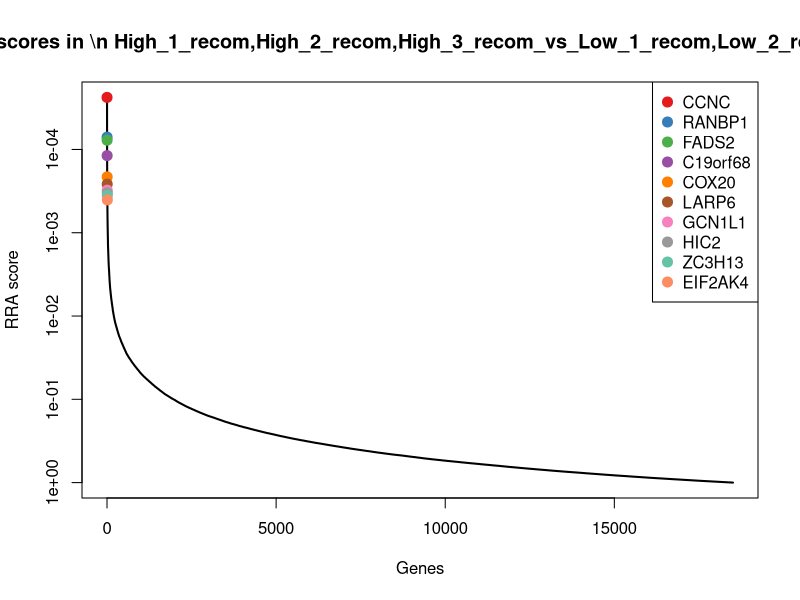
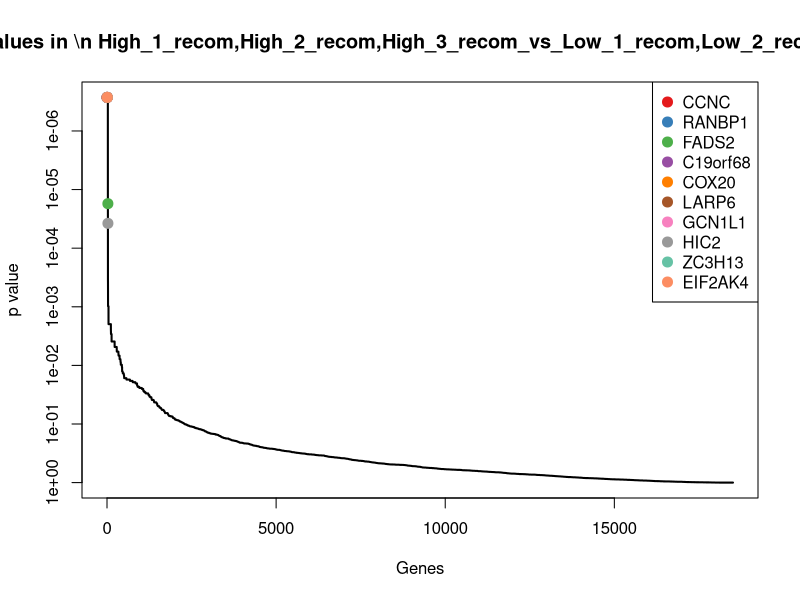
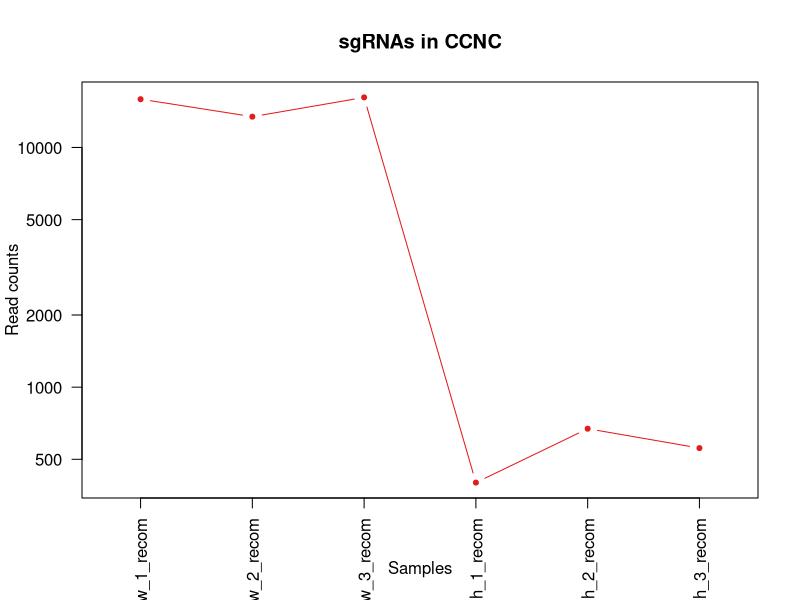
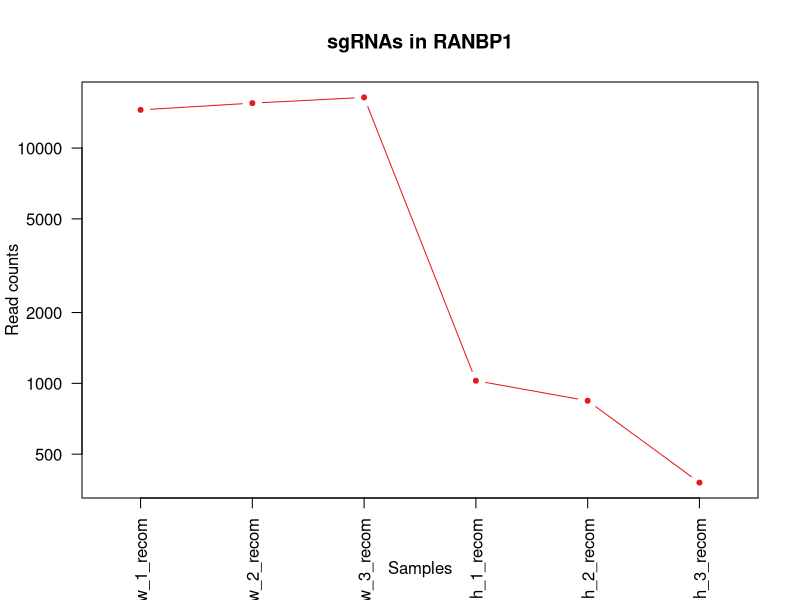
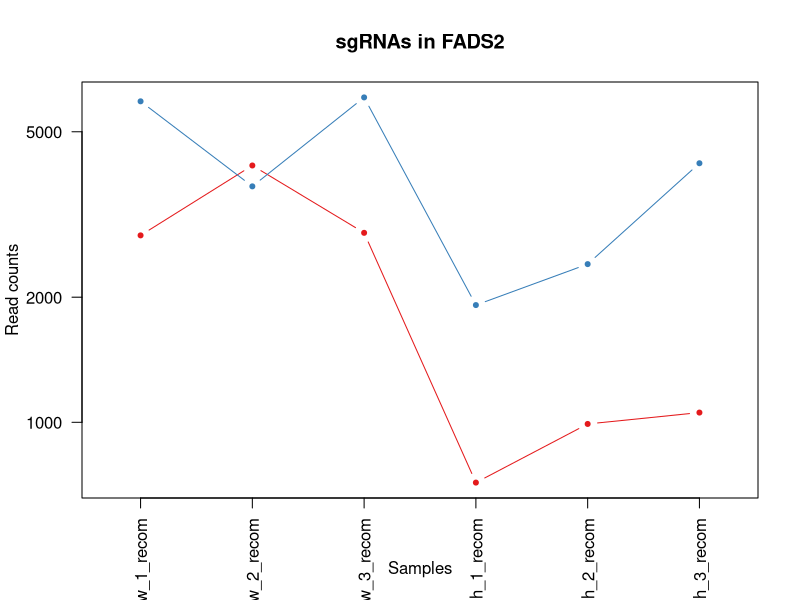
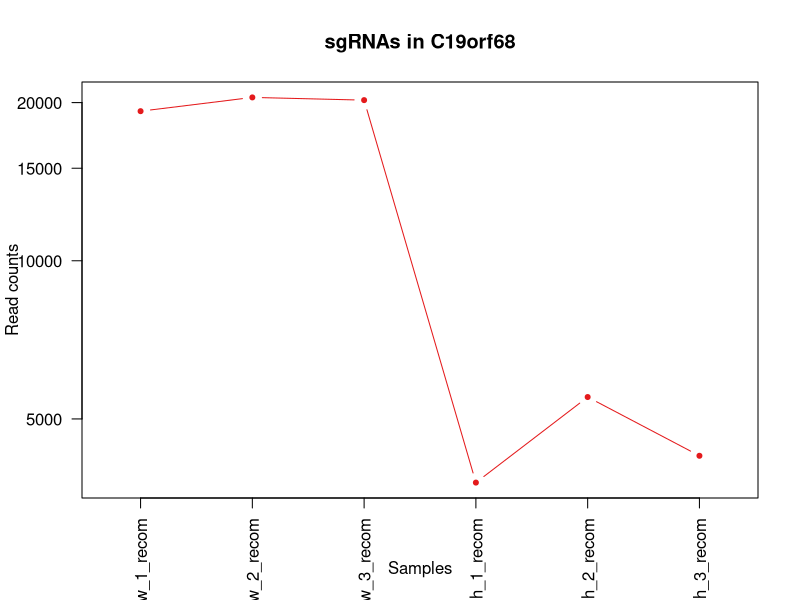
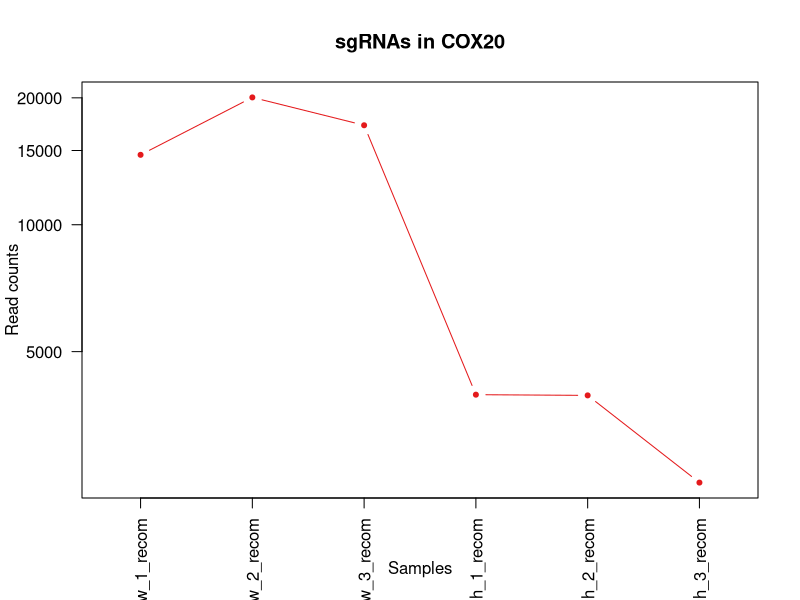
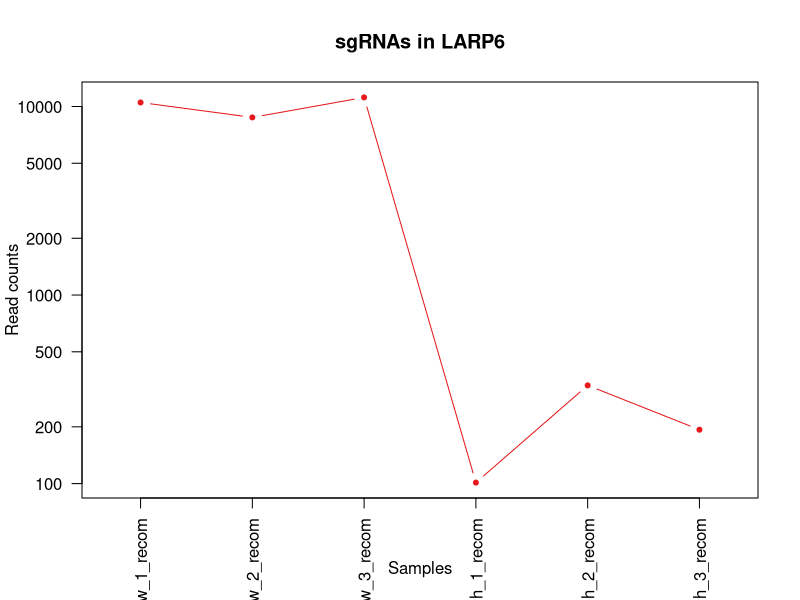

R code for these plots, in order: (Note: this script raises an error after producing the figures.)
pdf(file='rra-High-Low-STMN2.pdf',width=4.5,height=4.5);
gstable=read.table('rra-High-Low-STMN2.gene_summary.txt',header=T)
# 
#
# parameters
# Do not modify the variables beginning with "__"

# gstablename='__GENE_SUMMARY_FILE__'
startindex=3
# outputfile='__OUTPUT_FILE__'
targetgenelist=c("CCNC","RANBP1","FADS2","C19orf68","COX20","LARP6","GCN1L1","HIC2","ZC3H13","EIF2AK4")
# samplelabel=sub('.\\w+.\\w+$','',colnames(gstable)[startindex]);
samplelabel='High_1_recom,High_2_recom,High_3_recom_vs_Low_1_recom,Low_2_recom,Low_3_recom neg.'


# You need to write some codes in front of this code:
# gstable=read.table(gstablename,header=T)
# pdf(file=outputfile,width=6,height=6)


# set up color using RColorBrewer
#library(RColorBrewer)
#colors <- brewer.pal(length(targetgenelist), "Set1")

colors=c( "#E41A1C", "#377EB8", "#4DAF4A", "#984EA3", "#FF7F00",  "#A65628", "#F781BF",
          "#999999", "#66C2A5", "#FC8D62", "#8DA0CB", "#E78AC3", "#A6D854", "#FFD92F", "#E5C494", "#B3B3B3", 
          "#8DD3C7", "#FFFFB3", "#BEBADA", "#FB8072", "#80B1D3", "#FDB462", "#B3DE69", "#FCCDE5",
          "#D9D9D9", "#BC80BD", "#CCEBC5", "#FFED6F")

######
# function definition

plotrankedvalues<-function(val, tglist, ...){
  
  plot(val,log='y',ylim=c(max(val),min(val)),type='l',lwd=2, ...)
  if(length(tglist)>0){
    for(i in 1:length(tglist)){
      targetgene=tglist[i];
      tx=which(names(val)==targetgene);ty=val[targetgene];
      points(tx,ty,col=colors[(i %% length(colors)) ],cex=2,pch=20)
      # text(tx+50,ty,targetgene,col=colors[i])
    }
    legend('topright',tglist,pch=20,pt.cex = 2,cex=1,col=colors)
  }
}



plotrandvalues<-function(val,targetgenelist, ...){
  # choose the one with the best distance distribution
  
  mindiffvalue=0;
  randval=val;
  for(i in 1:20){
    randval0=sample(val)
    vindex=sort(which(names(randval0) %in% targetgenelist))
    if(max(vindex)>0.9*length(val)){
      # print('pass...')
      next;
    }
    mindiffind=min(diff(vindex));
    if (mindiffind > mindiffvalue){
      mindiffvalue=mindiffind;
      randval=randval0;
      # print(paste('Diff: ',mindiffvalue))
    }
  }
  plot(randval,log='y',ylim=c(max(randval),min(randval)),pch=20,col='grey', ...)
  
  if(length(targetgenelist)>0){
    for(i in 1:length(targetgenelist)){
      targetgene=targetgenelist[i];
      tx=which(names(randval)==targetgene);ty=randval[targetgene];
      points(tx,ty,col=colors[(i %% length(colors)) ],cex=2,pch=20)
      text(tx+50,ty,targetgene,col=colors[i])
    }
  }
  
}




# set.seed(1235)



pvec=gstable[,startindex]
names(pvec)=gstable[,'id']
pvec=sort(pvec);

plotrankedvalues(pvec,targetgenelist,xlab='Genes',ylab='RRA score',main=paste('Distribution of RRA scores in \\n',samplelabel))

# plotrandvalues(pvec,targetgenelist,xlab='Genes',ylab='RRA score',main=paste('Distribution of RRA scores in \\n',samplelabel))


pvec=gstable[,startindex+1]
names(pvec)=gstable[,'id']
pvec=sort(pvec);

plotrankedvalues(pvec,targetgenelist,xlab='Genes',ylab='p value',main=paste('Distribution of p values in \\n',samplelabel))

# plotrandvalues(pvec,targetgenelist,xlab='Genes',ylab='p value',main=paste('Distribution of p values in \\n',samplelabel))



# you need to write after this code:
# dev.off()






# parameters
# Do not modify the variables beginning with "__"
targetmat=list(c(15901.811290568978,13443.79256539714,16176.839017394004,398.77307441563806,669.8574028353884,555.8258698075789))
targetgene="CCNC"
collabel=c("Low_1_recom","Low_2_recom","Low_3_recom","High_1_recom","High_2_recom","High_3_recom")

# set up color using RColorBrewer
#library(RColorBrewer)
#colors <- brewer.pal(length(targetgenelist), "Set1")

colors=c( "#E41A1C", "#377EB8", "#4DAF4A", "#984EA3", "#FF7F00",  "#A65628", "#F781BF",
          "#999999", "#66C2A5", "#FC8D62", "#8DA0CB", "#E78AC3", "#A6D854", "#FFD92F", "#E5C494", "#B3B3B3", 
          "#8DD3C7", "#FFFFB3", "#BEBADA", "#FB8072", "#80B1D3", "#FDB462", "#B3DE69", "#FCCDE5",
          "#D9D9D9", "#BC80BD", "#CCEBC5", "#FFED6F")


## code

targetmatvec=unlist(targetmat)+1
yrange=range(targetmatvec[targetmatvec>0]);
# yrange[1]=1; # set the minimum value to 1
for(i in 1:length(targetmat)){
  vali=targetmat[[i]]+1;
  if(i==1){
    plot(1:length(vali),vali,type='b',las=1,pch=20,main=paste('sgRNAs in',targetgene),ylab='Read counts',xlab='Samples',xlim=c(0.7,length(vali)+0.3),ylim = yrange,col=colors[(i %% length(colors))],xaxt='n',log='y')
    axis(1,at=1:length(vali),labels=(collabel),las=2)
    # lines(0:100,rep(1,101),col='black');
  }else{
    lines(1:length(vali),vali,type='b',pch=20,col=colors[(i %% length(colors))])
  }
}




# parameters
# Do not modify the variables beginning with "__"
targetmat=list(c(14529.263582367339,15519.770075641161,16414.1733538764,1025.1182174768496,842.3784035656394,377.6292039058136))
targetgene="RANBP1"
collabel=c("Low_1_recom","Low_2_recom","Low_3_recom","High_1_recom","High_2_recom","High_3_recom")

# set up color using RColorBrewer
#library(RColorBrewer)
#colors <- brewer.pal(length(targetgenelist), "Set1")

colors=c( "#E41A1C", "#377EB8", "#4DAF4A", "#984EA3", "#FF7F00",  "#A65628", "#F781BF",
          "#999999", "#66C2A5", "#FC8D62", "#8DA0CB", "#E78AC3", "#A6D854", "#FFD92F", "#E5C494", "#B3B3B3", 
          "#8DD3C7", "#FFFFB3", "#BEBADA", "#FB8072", "#80B1D3", "#FDB462", "#B3DE69", "#FCCDE5",
          "#D9D9D9", "#BC80BD", "#CCEBC5", "#FFED6F")


## code

targetmatvec=unlist(targetmat)+1
yrange=range(targetmatvec[targetmatvec>0]);
# yrange[1]=1; # set the minimum value to 1
for(i in 1:length(targetmat)){
  vali=targetmat[[i]]+1;
  if(i==1){
    plot(1:length(vali),vali,type='b',las=1,pch=20,main=paste('sgRNAs in',targetgene),ylab='Read counts',xlab='Samples',xlim=c(0.7,length(vali)+0.3),ylim = yrange,col=colors[(i %% length(colors))],xaxt='n',log='y')
    axis(1,at=1:length(vali),labels=(collabel),las=2)
    # lines(0:100,rep(1,101),col='black');
  }else{
    lines(1:length(vali),vali,type='b',pch=20,col=colors[(i %% length(colors))])
  }
}




# parameters
# Do not modify the variables beginning with "__"
targetmat=list(c(2815.60300415336,4147.261778189075,2855.6328651069703,715.0773716615499,989.91360419013,1054.4072148176995),c(5917.936865157062,3694.363896338552,6047.670821833481,1913.4844120520015,2401.0164101630794,4199.162883529682))
targetgene="FADS2"
collabel=c("Low_1_recom","Low_2_recom","Low_3_recom","High_1_recom","High_2_recom","High_3_recom")

# set up color using RColorBrewer
#library(RColorBrewer)
#colors <- brewer.pal(length(targetgenelist), "Set1")

colors=c( "#E41A1C", "#377EB8", "#4DAF4A", "#984EA3", "#FF7F00",  "#A65628", "#F781BF",
          "#999999", "#66C2A5", "#FC8D62", "#8DA0CB", "#E78AC3", "#A6D854", "#FFD92F", "#E5C494", "#B3B3B3", 
          "#8DD3C7", "#FFFFB3", "#BEBADA", "#FB8072", "#80B1D3", "#FDB462", "#B3DE69", "#FCCDE5",
          "#D9D9D9", "#BC80BD", "#CCEBC5", "#FFED6F")


## code

targetmatvec=unlist(targetmat)+1
yrange=range(targetmatvec[targetmatvec>0]);
# yrange[1]=1; # set the minimum value to 1
for(i in 1:length(targetmat)){
  vali=targetmat[[i]]+1;
  if(i==1){
    plot(1:length(vali),vali,type='b',las=1,pch=20,main=paste('sgRNAs in',targetgene),ylab='Read counts',xlab='Samples',xlim=c(0.7,length(vali)+0.3),ylim = yrange,col=colors[(i %% length(colors))],xaxt='n',log='y')
    axis(1,at=1:length(vali),labels=(collabel),las=2)
    # lines(0:100,rep(1,101),col='black');
  }else{
    lines(1:length(vali),vali,type='b',pch=20,col=colors[(i %% length(colors))])
  }
}




# parameters
# Do not modify the variables beginning with "__"
targetmat=list(c(19260.792770982986,20458.62538825637,20215.87749606227,3782.0807555179495,5502.825023292489,4253.637511965973))
targetgene="C19orf68"
collabel=c("Low_1_recom","Low_2_recom","Low_3_recom","High_1_recom","High_2_recom","High_3_recom")

# set up color using RColorBrewer
#library(RColorBrewer)
#colors <- brewer.pal(length(targetgenelist), "Set1")

colors=c( "#E41A1C", "#377EB8", "#4DAF4A", "#984EA3", "#FF7F00",  "#A65628", "#F781BF",
          "#999999", "#66C2A5", "#FC8D62", "#8DA0CB", "#E78AC3", "#A6D854", "#FFD92F", "#E5C494", "#B3B3B3", 
          "#8DD3C7", "#FFFFB3", "#BEBADA", "#FB8072", "#80B1D3", "#FDB462", "#B3DE69", "#FCCDE5",
          "#D9D9D9", "#BC80BD", "#CCEBC5", "#FFED6F")


## code

targetmatvec=unlist(targetmat)+1
yrange=range(targetmatvec[targetmatvec>0]);
# yrange[1]=1; # set the minimum value to 1
for(i in 1:length(targetmat)){
  vali=targetmat[[i]]+1;
  if(i==1){
    plot(1:length(vali),vali,type='b',las=1,pch=20,main=paste('sgRNAs in',targetgene),ylab='Read counts',xlab='Samples',xlim=c(0.7,length(vali)+0.3),ylim = yrange,col=colors[(i %% length(colors))],xaxt='n',log='y')
    axis(1,at=1:length(vali),labels=(collabel),las=2)
    # lines(0:100,rep(1,101),col='black');
  }else{
    lines(1:length(vali),vali,type='b',pch=20,col=colors[(i %% length(colors))])
  }
}




# parameters
# Do not modify the variables beginning with "__"
targetmat=list(c(14648.656430957482,20046.40227299691,17216.537601525593,3951.1939441444765,3935.8584166597952,2443.9718893366467))
targetgene="COX20"
collabel=c("Low_1_recom","Low_2_recom","Low_3_recom","High_1_recom","High_2_recom","High_3_recom")

# set up color using RColorBrewer
#library(RColorBrewer)
#colors <- brewer.pal(length(targetgenelist), "Set1")

colors=c( "#E41A1C", "#377EB8", "#4DAF4A", "#984EA3", "#FF7F00",  "#A65628", "#F781BF",
          "#999999", "#66C2A5", "#FC8D62", "#8DA0CB", "#E78AC3", "#A6D854", "#FFD92F", "#E5C494", "#B3B3B3", 
          "#8DD3C7", "#FFFFB3", "#BEBADA", "#FB8072", "#80B1D3", "#FDB462", "#B3DE69", "#FCCDE5",
          "#D9D9D9", "#BC80BD", "#CCEBC5", "#FFED6F")


## code

targetmatvec=unlist(targetmat)+1
yrange=range(targetmatvec[targetmatvec>0]);
# yrange[1]=1; # set the minimum value to 1
for(i in 1:length(targetmat)){
  vali=targetmat[[i]]+1;
  if(i==1){
    plot(1:length(vali),vali,type='b',las=1,pch=20,main=paste('sgRNAs in',targetgene),ylab='Read counts',xlab='Samples',xlim=c(0.7,length(vali)+0.3),ylim = yrange,col=colors[(i %% length(colors))],xaxt='n',log='y')
    axis(1,at=1:length(vali),labels=(collabel),las=2)
    # lines(0:100,rep(1,101),col='black');
  }else{
    lines(1:length(vali),vali,type='b',pch=20,col=colors[(i %% length(colors))])
  }
}




# parameters
# Do not modify the variables beginning with "__"
targetmat=list(c(10499.989967742531,8750.550266427987,11172.132848542788,100.21522288979386,330.76440140006747,192.04614770760202))
targetgene="LARP6"
collabel=c("Low_1_recom","Low_2_recom","Low_3_recom","High_1_recom","High_2_recom","High_3_recom")

# set up color using RColorBrewer
#library(RColorBrewer)
#colors <- brewer.pal(length(targetgenelist), "Set1")

colors=c( "#E41A1C", "#377EB8", "#4DAF4A", "#984EA3", "#FF7F00",  "#A65628", "#F781BF",
          "#999999", "#66C2A5", "#FC8D62", "#8DA0CB", "#E78AC3", "#A6D854", "#FFD92F", "#E5C494", "#B3B3B3", 
          "#8DD3C7", "#FFFFB3", "#BEBADA", "#FB8072", "#80B1D3", "#FDB462", "#B3DE69", "#FCCDE5",
          "#D9D9D9", "#BC80BD", "#CCEBC5", "#FFED6F")


## code

targetmatvec=unlist(targetmat)+1
yrange=range(targetmatvec[targetmatvec>0]);
# yrange[1]=1; # set the minimum value to 1
for(i in 1:length(targetmat)){
  vali=targetmat[[i]]+1;
  if(i==1){
    plot(1:length(vali),vali,type='b',las=1,pch=20,main=paste('sgRNAs in',targetgene),ylab='Read counts',xlab='Samples',xlim=c(0.7,length(vali)+0.3),ylim = yrange,col=colors[(i %% length(colors))],xaxt='n',log='y')
    axis(1,at=1:length(vali),labels=(collabel),las=2)
    # lines(0:100,rep(1,101),col='black');
  }else{
    lines(1:length(vali),vali,type='b',pch=20,col=colors[(i %% length(colors))])
  }
}




# parameters
# Do not modify the variables beginning with "__"
targetmat=list(c(15558.674363518568,13011.232066842149,17918.74240442075,3326.9366182268022,4812.741020371485,3939.715924367009))
targetgene="GCN1L1"
collabel=c("Low_1_recom","Low_2_recom","Low_3_recom","High_1_recom","High_2_recom","High_3_recom")

# set up color using RColorBrewer
#library(RColorBrewer)
#colors <- brewer.pal(length(targetgenelist), "Set1")

colors=c( "#E41A1C", "#377EB8", "#4DAF4A", "#984EA3", "#FF7F00",  "#A65628", "#F781BF",
          "#999999", "#66C2A5", "#FC8D62", "#8DA0CB", "#E78AC3", "#A6D854", "#FFD92F", "#E5C494", "#B3B3B3", 
          "#8DD3C7", "#FFFFB3", "#BEBADA", "#FB8072", "#80B1D3", "#FDB462", "#B3DE69", "#FCCDE5",
          "#D9D9D9", "#BC80BD", "#CCEBC5", "#FFED6F")


## code

targetmatvec=unlist(targetmat)+1
yrange=range(targetmatvec[targetmatvec>0]);
# yrange[1]=1; # set the minimum value to 1
for(i in 1:length(targetmat)){
  vali=targetmat[[i]]+1;
  if(i==1){
    plot(1:length(vali),vali,type='b',las=1,pch=20,main=paste('sgRNAs in',targetgene),ylab='Read counts',xlab='Samples',xlim=c(0.7,length(vali)+0.3),ylim = yrange,col=colors[(i %% length(colors))],xaxt='n',log='y')
    axis(1,at=1:length(vali),labels=(collabel),las=2)
    # lines(0:100,rep(1,101),col='black');
  }else{
    lines(1:length(vali),vali,type='b',pch=20,col=colors[(i %% length(colors))])
  }
}




# parameters
# Do not modify the variables beginning with "__"
targetmat=list(c(23726.273328488314,18340.40869732162,21230.53621900535,7920.134334009021,4961.4660210010115,5925.731615323989),c(1860.4602154322204,2477.2497268058846,1918.271104963203,1748.5468577125491,1413.482405983022,2735.734306046273))
targetgene="HIC2"
collabel=c("Low_1_recom","Low_2_recom","Low_3_recom","High_1_recom","High_2_recom","High_3_recom")

# set up color using RColorBrewer
#library(RColorBrewer)
#colors <- brewer.pal(length(targetgenelist), "Set1")

colors=c( "#E41A1C", "#377EB8", "#4DAF4A", "#984EA3", "#FF7F00",  "#A65628", "#F781BF",
          "#999999", "#66C2A5", "#FC8D62", "#8DA0CB", "#E78AC3", "#A6D854", "#FFD92F", "#E5C494", "#B3B3B3", 
          "#8DD3C7", "#FFFFB3", "#BEBADA", "#FB8072", "#80B1D3", "#FDB462", "#B3DE69", "#FCCDE5",
          "#D9D9D9", "#BC80BD", "#CCEBC5", "#FFED6F")


## code

targetmatvec=unlist(targetmat)+1
yrange=range(targetmatvec[targetmatvec>0]);
# yrange[1]=1; # set the minimum value to 1
for(i in 1:length(targetmat)){
  vali=targetmat[[i]]+1;
  if(i==1){
    plot(1:length(vali),vali,type='b',las=1,pch=20,main=paste('sgRNAs in',targetgene),ylab='Read counts',xlab='Samples',xlim=c(0.7,length(vali)+0.3),ylim = yrange,col=colors[(i %% length(colors))],xaxt='n',log='y')
    axis(1,at=1:length(vali),labels=(collabel),las=2)
    # lines(0:100,rep(1,101),col='black');
  }else{
    lines(1:length(vali),vali,type='b',pch=20,col=colors[(i %% length(colors))])
  }
}




# parameters
# Do not modify the variables beginning with "__"
targetmat=list(c(13136.033648425677,16097.821085464197,15310.242082348199,4729.949738683917,4456.990818865657,3799.3745087345305))
targetgene="ZC3H13"
collabel=c("Low_1_recom","Low_2_recom","Low_3_recom","High_1_recom","High_2_recom","High_3_recom")

# set up color using RColorBrewer
#library(RColorBrewer)
#colors <- brewer.pal(length(targetgenelist), "Set1")

colors=c( "#E41A1C", "#377EB8", "#4DAF4A", "#984EA3", "#FF7F00",  "#A65628", "#F781BF",
          "#999999", "#66C2A5", "#FC8D62", "#8DA0CB", "#E78AC3", "#A6D854", "#FFD92F", "#E5C494", "#B3B3B3", 
          "#8DD3C7", "#FFFFB3", "#BEBADA", "#FB8072", "#80B1D3", "#FDB462", "#B3DE69", "#FCCDE5",
          "#D9D9D9", "#BC80BD", "#CCEBC5", "#FFED6F")


## code

targetmatvec=unlist(targetmat)+1
yrange=range(targetmatvec[targetmatvec>0]);
# yrange[1]=1; # set the minimum value to 1
for(i in 1:length(targetmat)){
  vali=targetmat[[i]]+1;
  if(i==1){
    plot(1:length(vali),vali,type='b',las=1,pch=20,main=paste('sgRNAs in',targetgene),ylab='Read counts',xlab='Samples',xlim=c(0.7,length(vali)+0.3),ylim = yrange,col=colors[(i %% length(colors))],xaxt='n',log='y')
    axis(1,at=1:length(vali),labels=(collabel),las=2)
    # lines(0:100,rep(1,101),col='black');
  }else{
    lines(1:length(vali),vali,type='b',pch=20,col=colors[(i %% length(colors))])
  }
}




# parameters
# Do not modify the variables beginning with "__"
targetmat=list(c(15136.568938188064,16197.943587842205,14940.087612605015,5749.848413301923,4540.276819218192,4752.218856976095))
targetgene="EIF2AK4"
collabel=c("Low_1_recom","Low_2_recom","Low_3_recom","High_1_recom","High_2_recom","High_3_recom")

# set up color using RColorBrewer
#library(RColorBrewer)
#colors <- brewer.pal(length(targetgenelist), "Set1")

colors=c( "#E41A1C", "#377EB8", "#4DAF4A", "#984EA3", "#FF7F00",  "#A65628", "#F781BF",
          "#999999", "#66C2A5", "#FC8D62", "#8DA0CB", "#E78AC3", "#A6D854", "#FFD92F", "#E5C494", "#B3B3B3", 
          "#8DD3C7", "#FFFFB3", "#BEBADA", "#FB8072", "#80B1D3", "#FDB462", "#B3DE69", "#FCCDE5",
          "#D9D9D9", "#BC80BD", "#CCEBC5", "#FFED6F")


## code

targetmatvec=unlist(targetmat)+1
yrange=range(targetmatvec[targetmatvec>0]);
# yrange[1]=1; # set the minimum value to 1
for(i in 1:length(targetmat)){
  vali=targetmat[[i]]+1;
  if(i==1){
    plot(1:length(vali),vali,type='b',las=1,pch=20,main=paste('sgRNAs in',targetgene),ylab='Read counts',xlab='Samples',xlim=c(0.7,length(vali)+0.3),ylim = yrange,col=colors[(i %% length(colors))],xaxt='n',log='y')
    axis(1,at=1:length(vali),labels=(collabel),las=2)
    # lines(0:100,rep(1,101),col='black');
  }else{
    lines(1:length(vali),vali,type='b',pch=20,col=colors[(i %% length(colors))])
  }
}



# 
#
# parameters
# Do not modify the variables beginning with "__"

# gstablename='__GENE_SUMMARY_FILE__'
startindex=9
# outputfile='__OUTPUT_FILE__'
targetgenelist=c("COG5","C6orf106","SCARA3","INTS8","MAP2K4","NPRL2","KCNJ18","DOCK6","GET4","GTPBP4")
# samplelabel=sub('.\\w+.\\w+$','',colnames(gstable)[startindex]);
samplelabel='High_1_recom,High_2_recom,High_3_recom_vs_Low_1_recom,Low_2_recom,Low_3_recom pos.'


# You need to write some codes in front of this code:
# gstable=read.table(gstablename,header=T)
# pdf(file=outputfile,width=6,height=6)


# set up color using RColorBrewer
#library(RColorBrewer)
#colors <- brewer.pal(length(targetgenelist), "Set1")

colors=c( "#E41A1C", "#377EB8", "#4DAF4A", "#984EA3", "#FF7F00",  "#A65628", "#F781BF",
          "#999999", "#66C2A5", "#FC8D62", "#8DA0CB", "#E78AC3", "#A6D854", "#FFD92F", "#E5C494", "#B3B3B3", 
          "#8DD3C7", "#FFFFB3", "#BEBADA", "#FB8072", "#80B1D3", "#FDB462", "#B3DE69", "#FCCDE5",
          "#D9D9D9", "#BC80BD", "#CCEBC5", "#FFED6F")

######
# function definition

plotrankedvalues<-function(val, tglist, ...){
  
  plot(val,log='y',ylim=c(max(val),min(val)),type='l',lwd=2, ...)
  if(length(tglist)>0){
    for(i in 1:length(tglist)){
      targetgene=tglist[i];
      tx=which(names(val)==targetgene);ty=val[targetgene];
      points(tx,ty,col=colors[(i %% length(colors)) ],cex=2,pch=20)
      # text(tx+50,ty,targetgene,col=colors[i])
    }
    legend('topright',tglist,pch=20,pt.cex = 2,cex=1,col=colors)
  }
}



plotrandvalues<-function(val,targetgenelist, ...){
  # choose the one with the best distance distribution
  
  mindiffvalue=0;
  randval=val;
  for(i in 1:20){
    randval0=sample(val)
    vindex=sort(which(names(randval0) %in% targetgenelist))
    if(max(vindex)>0.9*length(val)){
      # print('pass...')
      next;
    }
    mindiffind=min(diff(vindex));
    if (mindiffind > mindiffvalue){
      mindiffvalue=mindiffind;
      randval=randval0;
      # print(paste('Diff: ',mindiffvalue))
    }
  }
  plot(randval,log='y',ylim=c(max(randval),min(randval)),pch=20,col='grey', ...)
  
  if(length(targetgenelist)>0){
    for(i in 1:length(targetgenelist)){
      targetgene=targetgenelist[i];
      tx=which(names(randval)==targetgene);ty=randval[targetgene];
      points(tx,ty,col=colors[(i %% length(colors)) ],cex=2,pch=20)
      text(tx+50,ty,targetgene,col=colors[i])
    }
  }
  
}




# set.seed(1235)



pvec=gstable[,startindex]
names(pvec)=gstable[,'id']
pvec=sort(pvec);

plotrankedvalues(pvec,targetgenelist,xlab='Genes',ylab='RRA score',main=paste('Distribution of RRA scores in \\n',samplelabel))

# plotrandvalues(pvec,targetgenelist,xlab='Genes',ylab='RRA score',main=paste('Distribution of RRA scores in \\n',samplelabel))


pvec=gstable[,startindex+1]
names(pvec)=gstable[,'id']
pvec=sort(pvec);

plotrankedvalues(pvec,targetgenelist,xlab='Genes',ylab='p value',main=paste('Distribution of p values in \\n',samplelabel))

# plotrandvalues(pvec,targetgenelist,xlab='Genes',ylab='p value',main=paste('Distribution of p values in \\n',samplelabel))



# you need to write after this code:
# dev.off()






# parameters
# Do not modify the variables beginning with "__"
targetmat=list(c(1.8802023400022438,144.70830421821557,1.0886896168917157,920.7273602999811,1033.9362043764697,572.4452479745829))
targetgene="COG5"
collabel=c("Low_1_recom","Low_2_recom","Low_3_recom","High_1_recom","High_2_recom","High_3_recom")

# set up color using RColorBrewer
#library(RColorBrewer)
#colors <- brewer.pal(length(targetgenelist), "Set1")

colors=c( "#E41A1C", "#377EB8", "#4DAF4A", "#984EA3", "#FF7F00",  "#A65628", "#F781BF",
          "#999999", "#66C2A5", "#FC8D62", "#8DA0CB", "#E78AC3", "#A6D854", "#FFD92F", "#E5C494", "#B3B3B3", 
          "#8DD3C7", "#FFFFB3", "#BEBADA", "#FB8072", "#80B1D3", "#FDB462", "#B3DE69", "#FCCDE5",
          "#D9D9D9", "#BC80BD", "#CCEBC5", "#FFED6F")


## code

targetmatvec=unlist(targetmat)+1
yrange=range(targetmatvec[targetmatvec>0]);
# yrange[1]=1; # set the minimum value to 1
for(i in 1:length(targetmat)){
  vali=targetmat[[i]]+1;
  if(i==1){
    plot(1:length(vali),vali,type='b',las=1,pch=20,main=paste('sgRNAs in',targetgene),ylab='Read counts',xlab='Samples',xlim=c(0.7,length(vali)+0.3),ylim = yrange,col=colors[(i %% length(colors))],xaxt='n',log='y')
    axis(1,at=1:length(vali),labels=(collabel),las=2)
    # lines(0:100,rep(1,101),col='black');
  }else{
    lines(1:length(vali),vali,type='b',pch=20,col=colors[(i %% length(colors))])
  }
}




# parameters
# Do not modify the variables beginning with "__"
targetmat=list(c(59.22637371007068,1.5644140996563844,6.532137701350294,611.73042305645,1449.1764061341084,1983.245794595813))
targetgene="C6orf106"
collabel=c("Low_1_recom","Low_2_recom","Low_3_recom","High_1_recom","High_2_recom","High_3_recom")

# set up color using RColorBrewer
#library(RColorBrewer)
#colors <- brewer.pal(length(targetgenelist), "Set1")

colors=c( "#E41A1C", "#377EB8", "#4DAF4A", "#984EA3", "#FF7F00",  "#A65628", "#F781BF",
          "#999999", "#66C2A5", "#FC8D62", "#8DA0CB", "#E78AC3", "#A6D854", "#FFD92F", "#E5C494", "#B3B3B3", 
          "#8DD3C7", "#FFFFB3", "#BEBADA", "#FB8072", "#80B1D3", "#FDB462", "#B3DE69", "#FCCDE5",
          "#D9D9D9", "#BC80BD", "#CCEBC5", "#FFED6F")


## code

targetmatvec=unlist(targetmat)+1
yrange=range(targetmatvec[targetmatvec>0]);
# yrange[1]=1; # set the minimum value to 1
for(i in 1:length(targetmat)){
  vali=targetmat[[i]]+1;
  if(i==1){
    plot(1:length(vali),vali,type='b',las=1,pch=20,main=paste('sgRNAs in',targetgene),ylab='Read counts',xlab='Samples',xlim=c(0.7,length(vali)+0.3),ylim = yrange,col=colors[(i %% length(colors))],xaxt='n',log='y')
    axis(1,at=1:length(vali),labels=(collabel),las=2)
    # lines(0:100,rep(1,101),col='black');
  }else{
    lines(1:length(vali),vali,type='b',pch=20,col=colors[(i %% length(colors))])
  }
}




# parameters
# Do not modify the variables beginning with "__"
targetmat=list(c(9.40101170001122,33.634903142612266,29.394619656076326,2982.4467895431358,2385.549010097609,3141.06247356376))
targetgene="SCARA3"
collabel=c("Low_1_recom","Low_2_recom","Low_3_recom","High_1_recom","High_2_recom","High_3_recom")

# set up color using RColorBrewer
#library(RColorBrewer)
#colors <- brewer.pal(length(targetgenelist), "Set1")

colors=c( "#E41A1C", "#377EB8", "#4DAF4A", "#984EA3", "#FF7F00",  "#A65628", "#F781BF",
          "#999999", "#66C2A5", "#FC8D62", "#8DA0CB", "#E78AC3", "#A6D854", "#FFD92F", "#E5C494", "#B3B3B3", 
          "#8DD3C7", "#FFFFB3", "#BEBADA", "#FB8072", "#80B1D3", "#FDB462", "#B3DE69", "#FCCDE5",
          "#D9D9D9", "#BC80BD", "#CCEBC5", "#FFED6F")


## code

targetmatvec=unlist(targetmat)+1
yrange=range(targetmatvec[targetmatvec>0]);
# yrange[1]=1; # set the minimum value to 1
for(i in 1:length(targetmat)){
  vali=targetmat[[i]]+1;
  if(i==1){
    plot(1:length(vali),vali,type='b',las=1,pch=20,main=paste('sgRNAs in',targetgene),ylab='Read counts',xlab='Samples',xlim=c(0.7,length(vali)+0.3),ylim = yrange,col=colors[(i %% length(colors))],xaxt='n',log='y')
    axis(1,at=1:length(vali),labels=(collabel),las=2)
    # lines(0:100,rep(1,101),col='black');
  }else{
    lines(1:length(vali),vali,type='b',pch=20,col=colors[(i %% length(colors))])
  }
}




# parameters
# Do not modify the variables beginning with "__"
targetmat=list(c(2.8203035100033658,0.7822070498281922,4.354758467566863,831.9951316996428,1138.6386048196566,508.7376316677342))
targetgene="INTS8"
collabel=c("Low_1_recom","Low_2_recom","Low_3_recom","High_1_recom","High_2_recom","High_3_recom")

# set up color using RColorBrewer
#library(RColorBrewer)
#colors <- brewer.pal(length(targetgenelist), "Set1")

colors=c( "#E41A1C", "#377EB8", "#4DAF4A", "#984EA3", "#FF7F00",  "#A65628", "#F781BF",
          "#999999", "#66C2A5", "#FC8D62", "#8DA0CB", "#E78AC3", "#A6D854", "#FFD92F", "#E5C494", "#B3B3B3", 
          "#8DD3C7", "#FFFFB3", "#BEBADA", "#FB8072", "#80B1D3", "#FDB462", "#B3DE69", "#FCCDE5",
          "#D9D9D9", "#BC80BD", "#CCEBC5", "#FFED6F")


## code

targetmatvec=unlist(targetmat)+1
yrange=range(targetmatvec[targetmatvec>0]);
# yrange[1]=1; # set the minimum value to 1
for(i in 1:length(targetmat)){
  vali=targetmat[[i]]+1;
  if(i==1){
    plot(1:length(vali),vali,type='b',las=1,pch=20,main=paste('sgRNAs in',targetgene),ylab='Read counts',xlab='Samples',xlim=c(0.7,length(vali)+0.3),ylim = yrange,col=colors[(i %% length(colors))],xaxt='n',log='y')
    axis(1,at=1:length(vali),labels=(collabel),las=2)
    # lines(0:100,rep(1,101),col='black');
  }else{
    lines(1:length(vali),vali,type='b',pch=20,col=colors[(i %% length(colors))])
  }
}




# parameters
# Do not modify the variables beginning with "__"
targetmat=list(c(704.1357763308404,611.6859129656464,338.58247085332357,11558.15570662289,13351.935656516393,9410.2612376725))
targetgene="MAP2K4"
collabel=c("Low_1_recom","Low_2_recom","Low_3_recom","High_1_recom","High_2_recom","High_3_recom")

# set up color using RColorBrewer
#library(RColorBrewer)
#colors <- brewer.pal(length(targetgenelist), "Set1")

colors=c( "#E41A1C", "#377EB8", "#4DAF4A", "#984EA3", "#FF7F00",  "#A65628", "#F781BF",
          "#999999", "#66C2A5", "#FC8D62", "#8DA0CB", "#E78AC3", "#A6D854", "#FFD92F", "#E5C494", "#B3B3B3", 
          "#8DD3C7", "#FFFFB3", "#BEBADA", "#FB8072", "#80B1D3", "#FDB462", "#B3DE69", "#FCCDE5",
          "#D9D9D9", "#BC80BD", "#CCEBC5", "#FFED6F")


## code

targetmatvec=unlist(targetmat)+1
yrange=range(targetmatvec[targetmatvec>0]);
# yrange[1]=1; # set the minimum value to 1
for(i in 1:length(targetmat)){
  vali=targetmat[[i]]+1;
  if(i==1){
    plot(1:length(vali),vali,type='b',las=1,pch=20,main=paste('sgRNAs in',targetgene),ylab='Read counts',xlab='Samples',xlim=c(0.7,length(vali)+0.3),ylim = yrange,col=colors[(i %% length(colors))],xaxt='n',log='y')
    axis(1,at=1:length(vali),labels=(collabel),las=2)
    # lines(0:100,rep(1,101),col='black');
  }else{
    lines(1:length(vali),vali,type='b',pch=20,col=colors[(i %% length(colors))])
  }
}




# parameters
# Do not modify the variables beginning with "__"
targetmat=list(c(36.663945630043756,17.20855509622023,222.09268184591002,1966.7237492122044,2646.1152112005398,2799.4419223531218))
targetgene="NPRL2"
collabel=c("Low_1_recom","Low_2_recom","Low_3_recom","High_1_recom","High_2_recom","High_3_recom")

# set up color using RColorBrewer
#library(RColorBrewer)
#colors <- brewer.pal(length(targetgenelist), "Set1")

colors=c( "#E41A1C", "#377EB8", "#4DAF4A", "#984EA3", "#FF7F00",  "#A65628", "#F781BF",
          "#999999", "#66C2A5", "#FC8D62", "#8DA0CB", "#E78AC3", "#A6D854", "#FFD92F", "#E5C494", "#B3B3B3", 
          "#8DD3C7", "#FFFFB3", "#BEBADA", "#FB8072", "#80B1D3", "#FDB462", "#B3DE69", "#FCCDE5",
          "#D9D9D9", "#BC80BD", "#CCEBC5", "#FFED6F")


## code

targetmatvec=unlist(targetmat)+1
yrange=range(targetmatvec[targetmatvec>0]);
# yrange[1]=1; # set the minimum value to 1
for(i in 1:length(targetmat)){
  vali=targetmat[[i]]+1;
  if(i==1){
    plot(1:length(vali),vali,type='b',las=1,pch=20,main=paste('sgRNAs in',targetgene),ylab='Read counts',xlab='Samples',xlim=c(0.7,length(vali)+0.3),ylim = yrange,col=colors[(i %% length(colors))],xaxt='n',log='y')
    axis(1,at=1:length(vali),labels=(collabel),las=2)
    # lines(0:100,rep(1,101),col='black');
  }else{
    lines(1:length(vali),vali,type='b',pch=20,col=colors[(i %% length(colors))])
  }
}




# parameters
# Do not modify the variables beginning with "__"
targetmat=list(c(1.8802023400022438,136.10402667010544,3.266068850675147,779.7997031112085,2086.909208833519,585.3714309933639))
targetgene="KCNJ18"
collabel=c("Low_1_recom","Low_2_recom","Low_3_recom","High_1_recom","High_2_recom","High_3_recom")

# set up color using RColorBrewer
#library(RColorBrewer)
#colors <- brewer.pal(length(targetgenelist), "Set1")

colors=c( "#E41A1C", "#377EB8", "#4DAF4A", "#984EA3", "#FF7F00",  "#A65628", "#F781BF",
          "#999999", "#66C2A5", "#FC8D62", "#8DA0CB", "#E78AC3", "#A6D854", "#FFD92F", "#E5C494", "#B3B3B3", 
          "#8DD3C7", "#FFFFB3", "#BEBADA", "#FB8072", "#80B1D3", "#FDB462", "#B3DE69", "#FCCDE5",
          "#D9D9D9", "#BC80BD", "#CCEBC5", "#FFED6F")


## code

targetmatvec=unlist(targetmat)+1
yrange=range(targetmatvec[targetmatvec>0]);
# yrange[1]=1; # set the minimum value to 1
for(i in 1:length(targetmat)){
  vali=targetmat[[i]]+1;
  if(i==1){
    plot(1:length(vali),vali,type='b',las=1,pch=20,main=paste('sgRNAs in',targetgene),ylab='Read counts',xlab='Samples',xlim=c(0.7,length(vali)+0.3),ylim = yrange,col=colors[(i %% length(colors))],xaxt='n',log='y')
    axis(1,at=1:length(vali),labels=(collabel),las=2)
    # lines(0:100,rep(1,101),col='black');
  }else{
    lines(1:length(vali),vali,type='b',pch=20,col=colors[(i %% length(colors))])
  }
}




# parameters
# Do not modify the variables beginning with "__"
targetmat=list(c(40.42435031004824,24.24841854467396,316.8086785154893,2320.608755041789,2542.602610762389,3738.436788788849))
targetgene="DOCK6"
collabel=c("Low_1_recom","Low_2_recom","Low_3_recom","High_1_recom","High_2_recom","High_3_recom")

# set up color using RColorBrewer
#library(RColorBrewer)
#colors <- brewer.pal(length(targetgenelist), "Set1")

colors=c( "#E41A1C", "#377EB8", "#4DAF4A", "#984EA3", "#FF7F00",  "#A65628", "#F781BF",
          "#999999", "#66C2A5", "#FC8D62", "#8DA0CB", "#E78AC3", "#A6D854", "#FFD92F", "#E5C494", "#B3B3B3", 
          "#8DD3C7", "#FFFFB3", "#BEBADA", "#FB8072", "#80B1D3", "#FDB462", "#B3DE69", "#FCCDE5",
          "#D9D9D9", "#BC80BD", "#CCEBC5", "#FFED6F")


## code

targetmatvec=unlist(targetmat)+1
yrange=range(targetmatvec[targetmatvec>0]);
# yrange[1]=1; # set the minimum value to 1
for(i in 1:length(targetmat)){
  vali=targetmat[[i]]+1;
  if(i==1){
    plot(1:length(vali),vali,type='b',las=1,pch=20,main=paste('sgRNAs in',targetgene),ylab='Read counts',xlab='Samples',xlim=c(0.7,length(vali)+0.3),ylim = yrange,col=colors[(i %% length(colors))],xaxt='n',log='y')
    axis(1,at=1:length(vali),labels=(collabel),las=2)
    # lines(0:100,rep(1,101),col='black');
  }else{
    lines(1:length(vali),vali,type='b',pch=20,col=colors[(i %% length(colors))])
  }
}




# parameters
# Do not modify the variables beginning with "__"
targetmat=list(c(1529.5446035918253,1549.5521657096488,644.5042531998957,15496.822747906144,16791.647471076085,16645.230533041584))
targetgene="GET4"
collabel=c("Low_1_recom","Low_2_recom","Low_3_recom","High_1_recom","High_2_recom","High_3_recom")

# set up color using RColorBrewer
#library(RColorBrewer)
#colors <- brewer.pal(length(targetgenelist), "Set1")

colors=c( "#E41A1C", "#377EB8", "#4DAF4A", "#984EA3", "#FF7F00",  "#A65628", "#F781BF",
          "#999999", "#66C2A5", "#FC8D62", "#8DA0CB", "#E78AC3", "#A6D854", "#FFD92F", "#E5C494", "#B3B3B3", 
          "#8DD3C7", "#FFFFB3", "#BEBADA", "#FB8072", "#80B1D3", "#FDB462", "#B3DE69", "#FCCDE5",
          "#D9D9D9", "#BC80BD", "#CCEBC5", "#FFED6F")


## code

targetmatvec=unlist(targetmat)+1
yrange=range(targetmatvec[targetmatvec>0]);
# yrange[1]=1; # set the minimum value to 1
for(i in 1:length(targetmat)){
  vali=targetmat[[i]]+1;
  if(i==1){
    plot(1:length(vali),vali,type='b',las=1,pch=20,main=paste('sgRNAs in',targetgene),ylab='Read counts',xlab='Samples',xlim=c(0.7,length(vali)+0.3),ylim = yrange,col=colors[(i %% length(colors))],xaxt='n',log='y')
    axis(1,at=1:length(vali),labels=(collabel),las=2)
    # lines(0:100,rep(1,101),col='black');
  }else{
    lines(1:length(vali),vali,type='b',pch=20,col=colors[(i %% length(colors))])
  }
}




# parameters
# Do not modify the variables beginning with "__"
targetmat=list(c(3.7604046800044877,0.0,0.0,337.18246868128557,0.0,364.70302088703266))
targetgene="GTPBP4"
collabel=c("Low_1_recom","Low_2_recom","Low_3_recom","High_1_recom","High_2_recom","High_3_recom")

# set up color using RColorBrewer
#library(RColorBrewer)
#colors <- brewer.pal(length(targetgenelist), "Set1")

colors=c( "#E41A1C", "#377EB8", "#4DAF4A", "#984EA3", "#FF7F00",  "#A65628", "#F781BF",
          "#999999", "#66C2A5", "#FC8D62", "#8DA0CB", "#E78AC3", "#A6D854", "#FFD92F", "#E5C494", "#B3B3B3", 
          "#8DD3C7", "#FFFFB3", "#BEBADA", "#FB8072", "#80B1D3", "#FDB462", "#B3DE69", "#FCCDE5",
          "#D9D9D9", "#BC80BD", "#CCEBC5", "#FFED6F")


## code

targetmatvec=unlist(targetmat)+1
yrange=range(targetmatvec[targetmatvec>0]);
# yrange[1]=1; # set the minimum value to 1
for(i in 1:length(targetmat)){
  vali=targetmat[[i]]+1;
  if(i==1){
    plot(1:length(vali),vali,type='b',las=1,pch=20,main=paste('sgRNAs in',targetgene),ylab='Read counts',xlab='Samples',xlim=c(0.7,length(vali)+0.3),ylim = yrange,col=colors[(i %% length(colors))],xaxt='n',log='y')
    axis(1,at=1:length(vali),labels=(collabel),las=2)
    # lines(0:100,rep(1,101),col='black');
  }else{
    lines(1:length(vali),vali,type='b',pch=20,col=colors[(i %% length(colors))])
  }
}



dev.off()
Sweave("rra-High-Low-STMN2_summary.Rnw");
library(tools);

texi2dvi("rra-High-Low-STMN2_summary.tex",pdf=TRUE);
